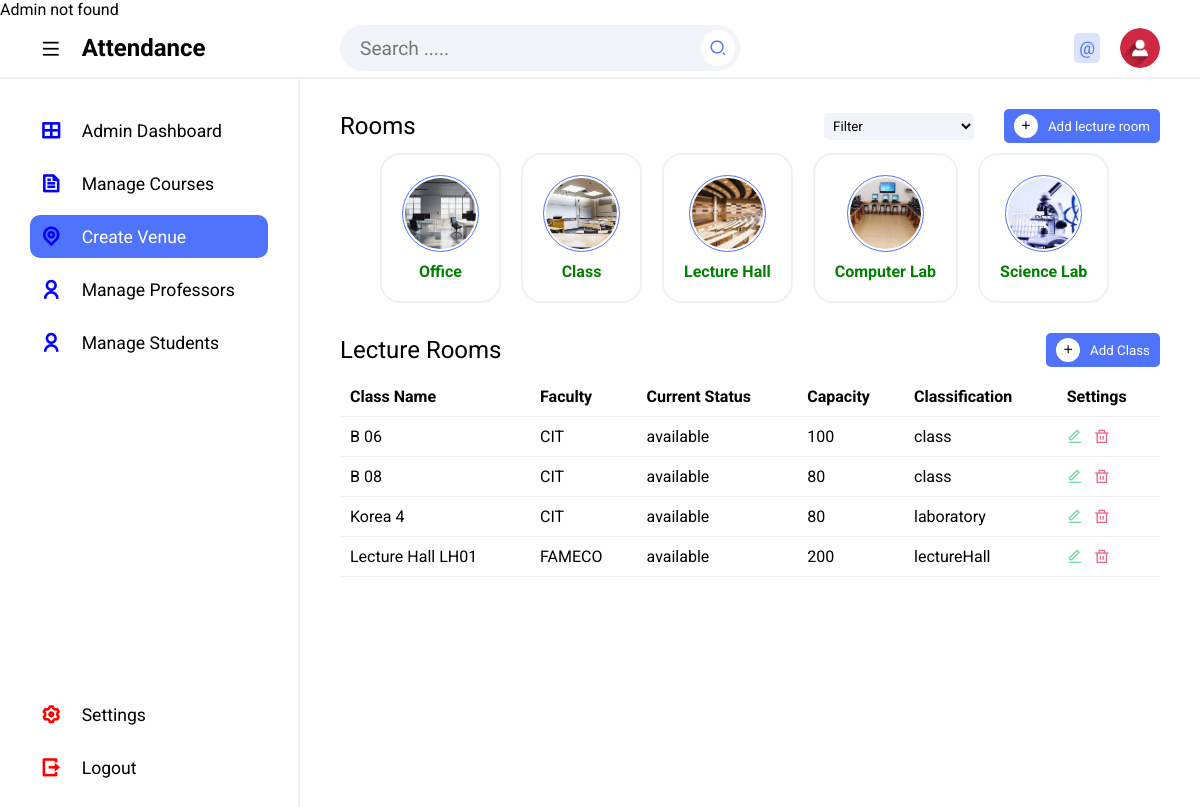
Screenshot of /Admin/createVenue.php (signed in) with the database file from the repository.
### tables this page shows
CREATE TABLE `tblvenue` (
  `ID` int(10) NOT NULL,
  `className` varchar(50) NOT NULL,
  `facultyCode` varchar(50) NOT NULL,
  `currentStatus` varchar(50) NOT NULL,
  `capacity` int(10) NOT NULL,
  `classification` varchar(50) NOT NULL,
  `dateCreated` date NOT NULL
);

### Admin/createVenue.php (the view, shortened to what this page needs)
<?php
include '../Includes/dbcon.php';
?>
<!DOCTYPE html>
<html lang="en">
<head>
  <link rel="stylesheet" href="css/styles.css">
  <link href="https://cdnjs.cloudflare.com/ajax/libs/remixicon/4.2.0/remixicon.css" rel="stylesheet">
</head>
<body>
<?php include 'includes/topbar.php'?>
<section class="main">
<?php include 'includes/sidebar.php';?>
 <div class="main--content">
 <div class="rooms">
                <div class="title">
                    <h2 class="section--title">Rooms</h2>
                    <div class="rooms--right--btns">
                        <select name="date" id="date" class="dropdown room--filter">
                            <option >Filter</option>
                        </select>
                        <button id="addClass1" class="add"><i class="ri-add-line"></i>Add lecture room</button>
                    </div>
                </div>
                <div class="rooms--cards">
                    <a href="#" class="room--card">
                        <div class="img--box--cover">
                            <div class="img--box">
                            <img src="img/office image.jpeg" alt="">
                            </div>
                        </div>
                        <p class="free">Office</p>
                    </a>
                    <a href="#" class="room--card">
                        <div class="img--box--cover">
                            <div class="img--box">
                            <img src="img/class.jpeg" alt="">
                            </div>
                        </div>
                        <p class="free">Class</p>
                    </a>
                    <a href="#" class="room--card">
                        <div class="img--box--cover">
                            <div class="img--box">
                                <img src="img/lecture hall.jpeg" alt="">
                            </div>
                        </div>
                        <p class="free">Lecture Hall</p>
                    </a>
                    <a href="#" class="room--card">
                        <div class="img--box--cover">
                            <div class="img--box">
                            <img src="img/computer lab.jpeg" alt="">
                            </div>
                        </div>
                        <p class="free">Computer Lab</p>
                    </a>
                    <a href="#" class="room--card">
                        <div class="img--box--cover">
                            <div class="img--box">
                            <img src="img/laboratory.jpeg" alt="">
                            </div>
                        </div>
                        <p class="free">Science Lab</p>
                    </a>
                </div>
            </div>
            <div class="table-container">
            <div class="title" id="addClass2">
                    <h2 class="section--title">Lecture Rooms</h2>
                    <button class="add"><i class="ri-add-line"></i>Add Class</button>
                </div>
                <div class="table">
                    <table>
                        <thead>
                            <tr>
                                <th>Class Name</th>
                                <th>Faculty</th>
                                <th>Current Status</th>
                                <th>Capacity</th>
                                <th>Classification</th>
                                <th>Settings</th>
                            </tr>
                        </thead>
                        <tbody>
                        <?php
                        $sql = "SELECT * FROM tblvenue";
                        $result = $conn->query($sql);
                        if ($result->num_rows > 0) {
                        while ($row = $result->fetch_assoc()) {
                            echo "<tr>";
                            echo "<td>" . $row["className"] . "</td>";
                            echo "<td>" . $row["facultyCode"] . "</td>";
                            echo "<td>" . $row["currentStatus"] . "</td>";
                            echo "<td>" . $row["capacity"] . "</td>";
                            echo "<td>" . $row["classification"] . "</td>";
                            echo "<td><span><i class='ri-edit-line edit'></i><i class='ri-delete-bin-line delete'></i></span></td>";
                            echo "</tr>";
                        }
                    } else {
                        echo "<tr><td colspan='6'>No records found</td></tr>";
                    }
                    ?>
                        </tbody>
                    </table>
                </div>
            </div>
 </div>
</section>
</body>
</html>

### Admin/css/styles.css (style rules this page uses)
* { margin: 0; padding: 0; box-sizing: border-box; font-family: 'Roboto', sans-serif; }
body { position: relative; width: 100%; }
img { position: absolute; top: 0; left: 0; width: 100%; height: 100%; object-fit: cover; }
.main { position: relative; width: 100%; min-height: calc(100vh - 60px); }
a { text-decoration: none; }
thead { position:sticky; top:0; background-color:white; padding:20px; }
.main--content { position: absolute; top: 0; right: 0; height: 100%; width: calc(100% - 300px); padding: 0 40px; transition: .3s; }
.title { display: flex; align-items: center; justify-content: space-between; margin-bottom: 10px; margin-top: 30px; }
.section--title { font-weight: 400; }
.dropdown { outline: none; border: none; background-color: #f1f4f8; border-radius: 5px; width: 150px; padding: 5px; }
.rooms--right--btns { display: flex; align-items: center; gap: 30px; }
.add { display: flex; align-items: center; padding: 5px 10px; outline: none; border: none; background-color: #5073fb; color: #fff; border-radius: 5px; cursor: pointer; transition: .3s; }
.add i { margin-right: 10px; padding: 5px; background-color: #fff; border-radius: 50%; color: #000; }
.rooms--cards { display: flex; gap: 20px; padding-left:2.5rem; }
.room--card { padding: 20px; border-radius: 20px; height: auto; transition: .3s; border: 2px solid #f1f1f1; display: flex; flex-direction: column; align-items: center; font-size: .8rem; }
.img--box--cover { border: 1px solid #5073fb; padding: 2px; border-radius: 50%; display: inline-block; margin-bottom: 10px; }
.img--box { position: relative; width: 71px; height: 71px; overflow: hidden; border-radius: 50%; }
.free { color:green; font-weight:bold; font-size:1rem; }
.table-container { margin-bottom: 20px; }
.table { height: 200px; overflow-y: scroll; }
table { width: 100%; text-align: left; border-collapse: collapse; }
tr { border-bottom: 1px solid #f1f1f1; }
td, th { padding-block: 10px; padding:10px; }
.edit { color: #70d7a5; margin-right: 10px; }
.delete { color: #e86786; }
@media screen and (max-width:1350px) { .cards, .rooms--cards { overflow-x: hidden; } }

### rows the page displays
tblvenue: className "B 06", facultyCode "CIT", currentStatus "available", capacity "100", classification "class"
tblvenue: className "B 08", facultyCode "CIT", currentStatus "available", capacity "80", classification "class"
tblvenue: className "Korea 4", facultyCode "CIT", currentStatus "available", capacity "80", classification "laboratory"
tblvenue: className "Lecture Hall LH01", facultyCode "FAMECO", currentStatus "available", capacity "200", classification "lectureHall"
